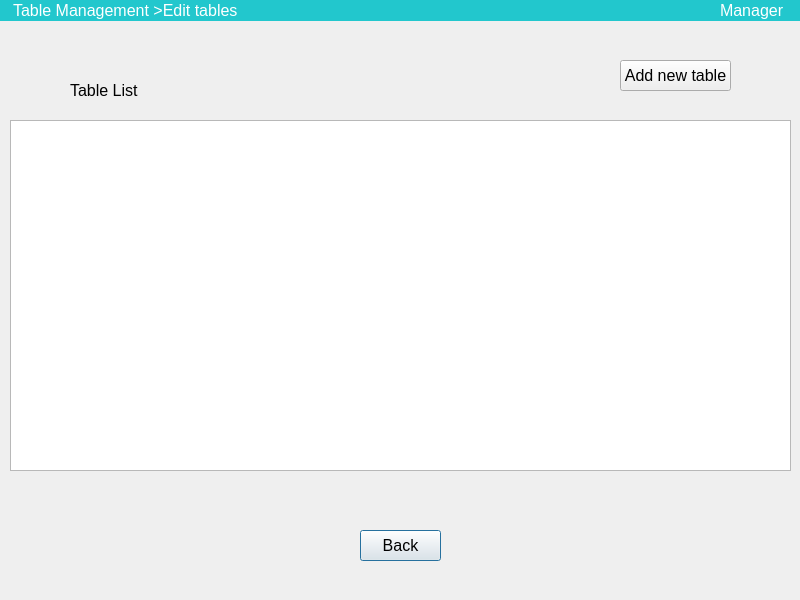
<?xml version="1.0" encoding="UTF-8"?>
<ui version="4.0">
 <class>edit</class>
 <widget class="QDialog" name="edit">
  <property name="geometry">
   <rect>
    <x>0</x>
    <y>0</y>
    <width>800</width>
    <height>600</height>
   </rect>
  </property>
  <property name="minimumSize">
   <size>
    <width>800</width>
    <height>600</height>
   </size>
  </property>
  <property name="maximumSize">
   <size>
    <width>800</width>
    <height>600</height>
   </size>
  </property>
  <property name="font">
   <font>
    <family>Arial</family>
    <pointsize>12</pointsize>
   </font>
  </property>
  <property name="windowTitle">
   <string>edit_table</string>
  </property>
  <widget class="QLabel" name="label">
   <property name="geometry">
    <rect>
     <x>0</x>
     <y>0</y>
     <width>801</width>
     <height>21</height>
    </rect>
   </property>
   <property name="styleSheet">
    <string notr="true">color:white;
background-color:rgb(34,199,205);</string>
   </property>
   <property name="text">
    <string>   Table Management &gt;Edit tables</string>
   </property>
  </widget>
  <widget class="QLabel" name="label_2">
   <property name="geometry">
    <rect>
     <x>720</x>
     <y>0</y>
     <width>81</width>
     <height>21</height>
    </rect>
   </property>
   <property name="styleSheet">
    <string notr="true">color:white;
background-color:rgb(34,199,205);</string>
   </property>
   <property name="text">
    <string>Manager</string>
   </property>
  </widget>
  <widget class="QPushButton" name="btn_back">
   <property name="geometry">
    <rect>
     <x>360</x>
     <y>530</y>
     <width>81</width>
     <height>31</height>
    </rect>
   </property>
   <property name="text">
    <string>Back</string>
   </property>
  </widget>
  <widget class="QPushButton" name="btn_add">
   <property name="geometry">
    <rect>
     <x>620</x>
     <y>60</y>
     <width>111</width>
     <height>31</height>
    </rect>
   </property>
   <property name="text">
    <string>Add new table</string>
   </property>
  </widget>
  <widget class="QLabel" name="label_3">
   <property name="geometry">
    <rect>
     <x>70</x>
     <y>80</y>
     <width>81</width>
     <height>21</height>
    </rect>
   </property>
   <property name="text">
    <string>Table List</string>
   </property>
  </widget>
  <widget class="QTableWidget" name="table_view">
   <property name="geometry">
    <rect>
     <x>10</x>
     <y>120</y>
     <width>781</width>
     <height>351</height>
    </rect>
   </property>
  </widget>
 </widget>
 <resources/>
 <connections/>
</ui>
